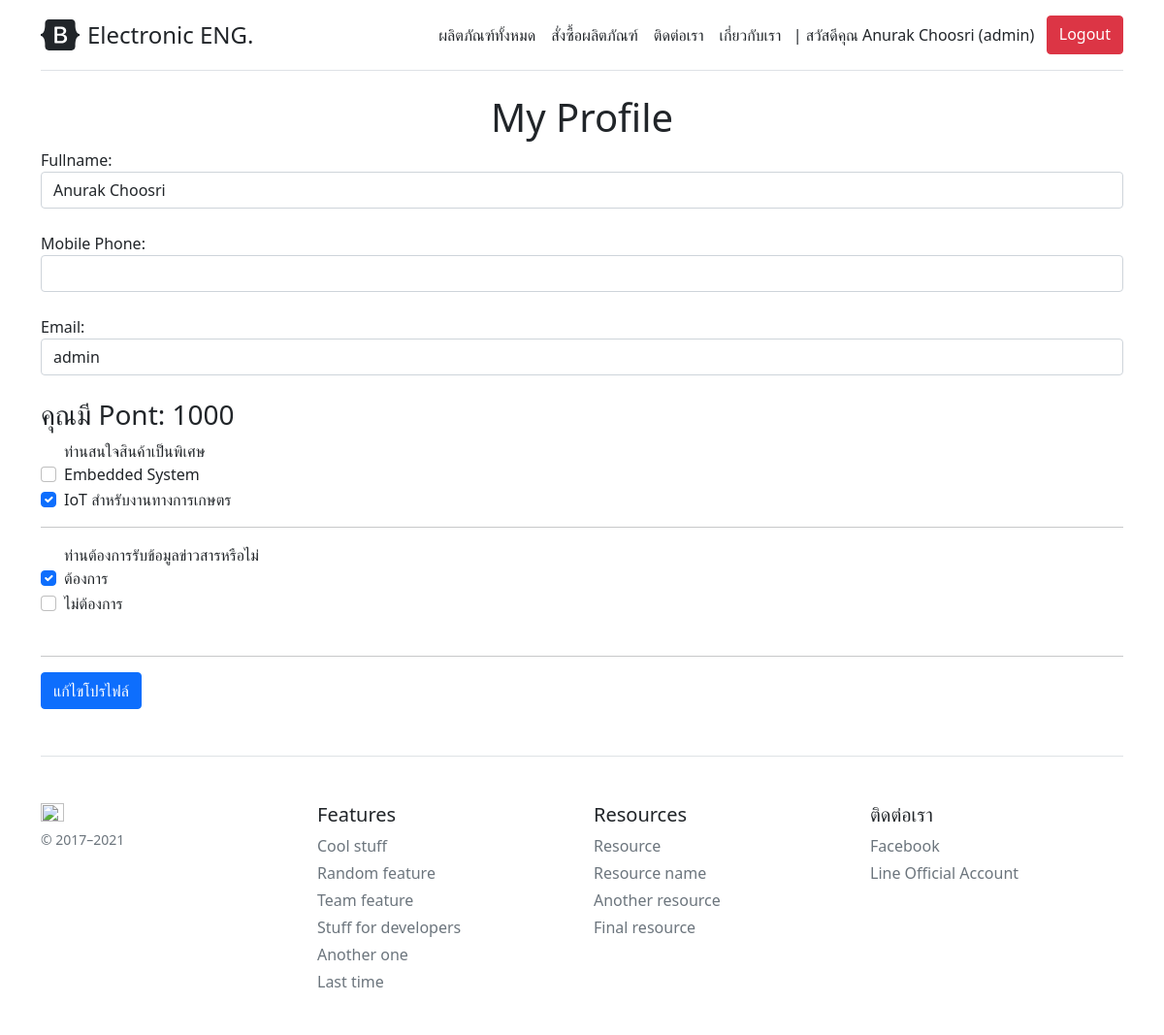
The page /profile/ (signed in) on the database as committed earlier.
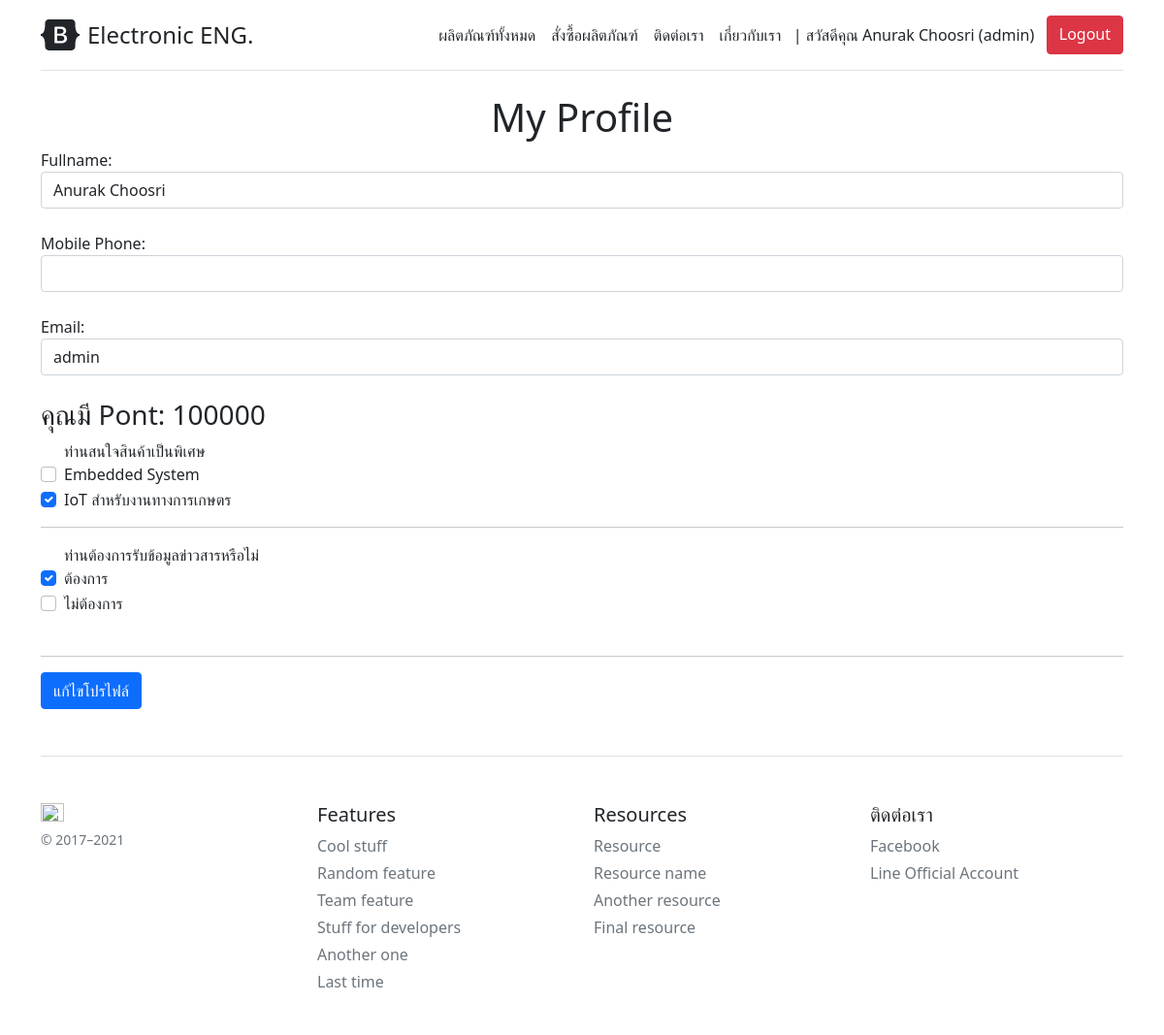
The same page on the database as committed later.
### company/models.py (models this page shows, shortened)
class Profile(models.Model):
    user = models.OneToOneField(User, on_delete = models.CASCADE)
    usertype = models.CharField(max_length = 100, default = 'member')
    point = models.IntegerField(default = 0)
    mobile = models.CharField(max_length = 20, blank = True, null = True)

### company/views.py (the view)
# urls.py: path('profile/', ProfilePage, name = 'profile-page'),
@login_required
def ProfilePage(request):
    context = {}
    profileuser = Profile.objects.get(user = request.user)
    context['profile'] = profileuser
    return render(request, 'company/profile.html', context)

### company/template/company/profile.html (shortened to what this page needs)
{% extends 'company/base.html' %}
{% block content %}
<center>
    <h1> My Profile </h1>
</center>
{% if message %}
    <h3>{{ message }}</h3>
{% else %}
    <form method="POST">{% csrf_token %}
        <div class="form-group">
            <label for="fullname">Fullname:</label>
            <input type="text" class="form-control" id="fullname" name="fullname" value = "{{profile.user.first_name}} {{profile.user.last_name}}" required>
        </div><br>
        <div class="form-group">
            <label for="mobile">Mobile Phone:</label>
            <input type="text" class="form-control" id="mobile" name="mobile" value = "{{profile.user.mobile}}" >
        </div><br>
        <div class="form-group">
            <label for="username">Email:</label>
            <input type="text" class="form-control" id="username" name="username" value = "{{profile.user.username}}" required>
        </div><br>
        <h3>คุณมี Pont: {{profile.point}}</h3>
        <div class="form-check form-group">
        <label>ท่านสนใจสินค้าเป็นพิเศษ</label><br>
            <input class="form-check-input" type="checkbox" value="" id="flexCheckDefault">
            <label class="form-check-label" for="flexCheckDefault">
                Embedded System
            </label>
            </div>
            <div class="form-check">
            <input class="form-check-input" type="checkbox" value="" id="flexCheckChecked" checked>
            <label class="form-check-label" for="flexCheckChecked">
                IoT สำหรับงานทางการเกษตร
            </label>
        </div>
        <hr>
        <div class="form-check form-group">
        <label>ท่านต้องการรับข้อมูลข่าวสารหรือไม่</label><br>
            <input class="form-check-input" type="checkbox" value="" id="flexCheckDefault" checked>
            <label class="form-check-label" for="flexCheckDefault">
                ต้องการ
            </label>
            </div>
            <div class="form-check">
            <input class="form-check-input" type="checkbox" value="" id="flexCheckChecked">
            <label class="form-check-label" for="flexCheckChecked">
                ไม่ต้องการ
            </label>
        </div><br>
        <hr>
        <button type="submit" class="btn btn-primary">แก้ไขโปรไฟล์</button>
    </form>
{% endif %}
{% endblock content %}

### company/template/company/base.html (shortened to what this page needs)
{% load static %}
<!doctype html>
<html lang="en">
  <head>
<link href="{% static 'css/bootstrap.min.css' %}" rel="stylesheet">
<link rel="stylesheet" href="https://cdnjs.cloudflare.com/ajax/libs/font-awesome/4.7.0/css/font-awesome.min.css">
<link href="https://getbootstrap.com/docs/5.1/examples/pricing/pricing.css" rel="stylesheet">
  </head>
  <body>
<div class="container py-3">
  <header>
    <div class="d-flex flex-column flex-md-row align-items-center pb-3 mb-4 border-bottom">
      <a href="/" class="d-flex align-items-center text-dark text-decoration-none">
        <span class="fs-4">Electronic ENG.</span>
      </a>
      <nav class="d-inline-flex mt-2 mt-md-0 ms-md-auto">
        {% if user.profile.usertype == 'accountant' %}
          <a class="me-3 py-2 text-dark text-decoration-none" href="{% url 'accountant-page' %}">รายการติดต่อ</a>
        {% else %}
          <a class="me-3 py-2 text-dark text-decoration-none" href="{% url 'home-page' %}">ผลิตภัณฑ์ทั้งหมด</a>
          <a class="me-3 py-2 text-dark text-decoration-none" href="#">สั่งซื้อผลิตภัณฑ์</a>
          <a class="me-3 py-2 text-dark text-decoration-none" href="{% url 'contact-page' %}">ติดต่อเรา</a>
          <a class="py-2 text-dark text-decoration-none" href="{% url 'about-page' %}">เกี่ยวกับเรา</a>
        {% endif %}
        {% if user.is_authenticated %}
          &nbsp;&nbsp;&nbsp;<a class="py-2 text-dark text-decoration-none" href="{% url 'profile-page' %}">|  สวัสดีคุณ {{user.first_name}} {{user.last_name}} ({{user.profile.usertype}})</a>
          &nbsp;&nbsp;&nbsp;<a class="btn btn-danger" href="{% url 'logout' %}">Logout</a>
        {% else %}
          <a class="btn btn-primary" href="{% url 'login' %}">Login</a>
        {% endif %}
      </nav>
    </div>
  </header>
  <main>
    {% block content %}
    {% endblock content %}
  </main>
  <footer class="pt-4 my-md-5 pt-md-5 border-top">
    <div class="row">
      <div class="col-12 col-md">
        <img class="mb-2" src="https://getbootstrap.com/docs/5.1/assets/brand/bootstrap-logo.svg" alt="" width="24" height="19">
        <small class="d-block mb-3 text-muted">&copy; 2017–2021</small>
      </div>
      <div class="col-6 col-md">
        <h5>Features</h5>
        <ul class="list-unstyled text-small">
          <li class="mb-1"><a class="link-secondary text-decoration-none" href="#">Cool stuff</a></li>
          <li class="mb-1"><a class="link-secondary text-decoration-none" href="#">Random feature</a></li>
          <li class="mb-1"><a class="link-secondary text-decoration-none" href="#">Team feature</a></li>
          <li class="mb-1"><a class="link-secondary text-decoration-none" href="#">Stuff for developers</a></li>
          <li class="mb-1"><a class="link-secondary text-decoration-none" href="#">Another one</a></li>
          <li class="mb-1"><a class="link-secondary text-decoration-none" href="#">Last time</a></li>
        </ul>
      </div>
      <div class="col-6 col-md">
        <h5>Resources</h5>
        <ul class="list-unstyled text-small">
          <li class="mb-1"><a class="link-secondary text-decoration-none" href="#">Resource</a></li>
          <li class="mb-1"><a class="link-secondary text-decoration-none" href="#">Resource name</a></li>
          <li class="mb-1"><a class="link-secondary text-decoration-none" href="#">Another resource</a></li>
          <li class="mb-1"><a class="link-secondary text-decoration-none" href="#">Final resource</a></li>
        </ul>
      </div>
      <div class="col-6 col-md">
        <h5>ติดต่อเรา</h5>
        <ul class="list-unstyled text-small">
          <li class="mb-1"><a class="link-secondary text-decoration-none" target="_blank" href="https://www.facebook.com/oatty.anurak/" >Facebook</a></li>
          <li class="mb-1"><a class="link-secondary text-decoration-none" href="#">Line Official Account</a></li>
        </ul>
      </div>
    </div>
  </footer>
</div>
  </body>
</html>

Rows that differ between the two databases and show on the page:
changed Profile "Anurak Choosri": point "1000" → "100000"
